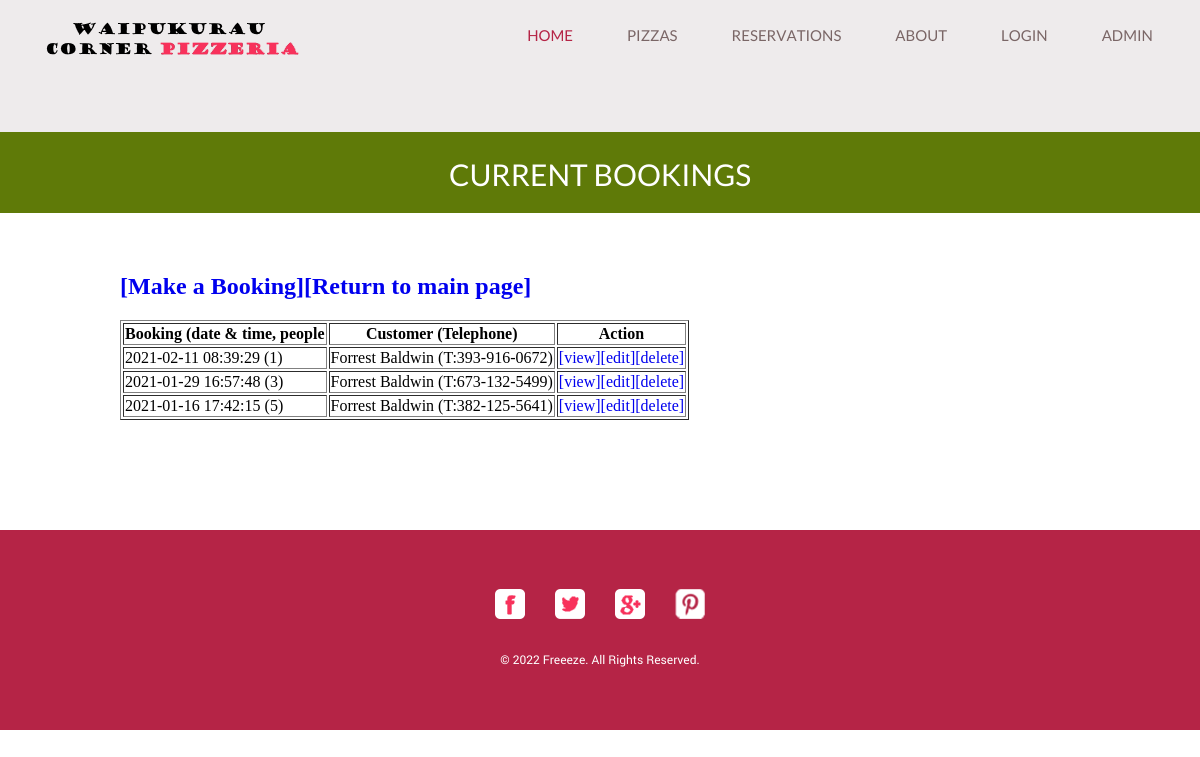
/listbookings.php (signed in), run on the app's committed database.
### tables this page shows
CREATE TABLE IF NOT EXISTS booking (
  bookingID int unsigned NOT NULL auto_increment,
  customerID int unsigned NOT NULL,
  telephone varchar(14) NOT NULL,
  bookingdate datetime,
  people int default 1,
  PRIMARY KEY (bookingID)
) AUTO_INCREMENT=1;

CREATE TABLE IF NOT EXISTS customer (
  customerID int unsigned NOT NULL auto_increment,
  firstname varchar(50) NOT NULL,
  lastname varchar(50) NOT NULL,
  email varchar(100) NOT NULL,  
  password varchar(40) NOT NULL default '.',
  PRIMARY KEY (customerID)
) AUTO_INCREMENT=1;

### listbookings.php (the view, shortened to what this page needs)
<?php
include "header.php";
include "menu.php";
$DBC = mysqli_connect("127.0.0.1", DBUSER, DBPASSWORD, DBDATABASE);
$query = 'SELECT bookingID, firstname, lastname, telephone, bookingdate, people, customer.customerID
          FROM booking, customer
          WHERE customer.customerID = booking.customerID';
$result = mysqli_query($DBC, $query);
$rowcount = mysqli_num_rows($result);
?>
<div id="body">
  <div class="header">
    <div>
      <h1>Current Bookings</h1>
    </div>
  </div>
  <div class="footer">
    <h2><a href='makebooking.php'>[Make a Booking]</a><a href="index.php">[Return to main page]</a></h2>
    <table border="1">
      <thead>
        <tr>
          <th>Booking (date & time, people</th>
          <th>Customer (Telephone)</th>
          <th>Action</th>
        </tr>
      </thead>
      <?php
      if ($rowcount > 0) {
        while ($row = mysqli_fetch_assoc($result)) {
          $id = $row['bookingID'];
          $date = $row['bookingdate'];
          $people = " (" . $row['people'] . ") ";
          $customer = $row['firstname'] . " " . $row['lastname'];
          $phone = " (T:" . $row['telephone'] . ") ";
          if ($row['customerID'] === $_SESSION['userid'] || isAdmin()) {
            echo '<tr><td>' . $date . $people . '</td><td>' . $customer . $phone . '</td>';
            echo '<td><a href="viewbooking.php?id=' . $id . '">[view]</a>';
            echo  '<a href="editbooking.php?id=' . $id . '">[edit]</a>';
            echo  '<a href="deletebooking.php?id=' . $id . '">[delete]</a></td>';
          }
        }
      } else echo "<h2>No Bookings found!</h2>";
      ?>
    </table>
  </div>
  <?php
  include "footer.php";
  ?>

### css/style.css (style rules this page uses)
body { margin: 0; padding: 0; position: relative; width: auto; }
a { text-decoration: none; outline: none; }
#body { margin: 0; overflow: hidden; padding: 0; position: relative; width: 100%; }
#body div.header { background-color: #5F7A08; margin: 0 auto; max-width: none; overflow: hidden; padding: 0; }
#body div.header div { margin: 0 auto; max-width: 960px; padding: 0; }
#body div.header div h1 { color: #FFFFFF; font-family: lato-regular-webfont; font-size: 30px; font-weight: normal; line-height: 30px; margin: 0; padding: 28px 0 23px; text-align: center; text-transform: uppercase; }
#body div.footer { margin: 0 auto; max-width: 960px; overflow: hidden; padding: 40px 0 110px; }
#body div { margin: 0 auto; max-width: 960px; padding: 7px 0 57px; }

### data on the page
booking: bookingdate "2021-02-11 08:39:29", people "(1)", customerID.lastname "Forrest Baldwin", telephone "(T:393-916-0672)"
booking: bookingdate "2021-01-29 16:57:48", people "(3)", customerID.lastname "Forrest Baldwin", telephone "(T:673-132-5499)"
booking: bookingdate "2021-01-16 17:42:15", people "(5)", customerID.lastname "Forrest Baldwin", telephone "(T:382-125-5641)"
